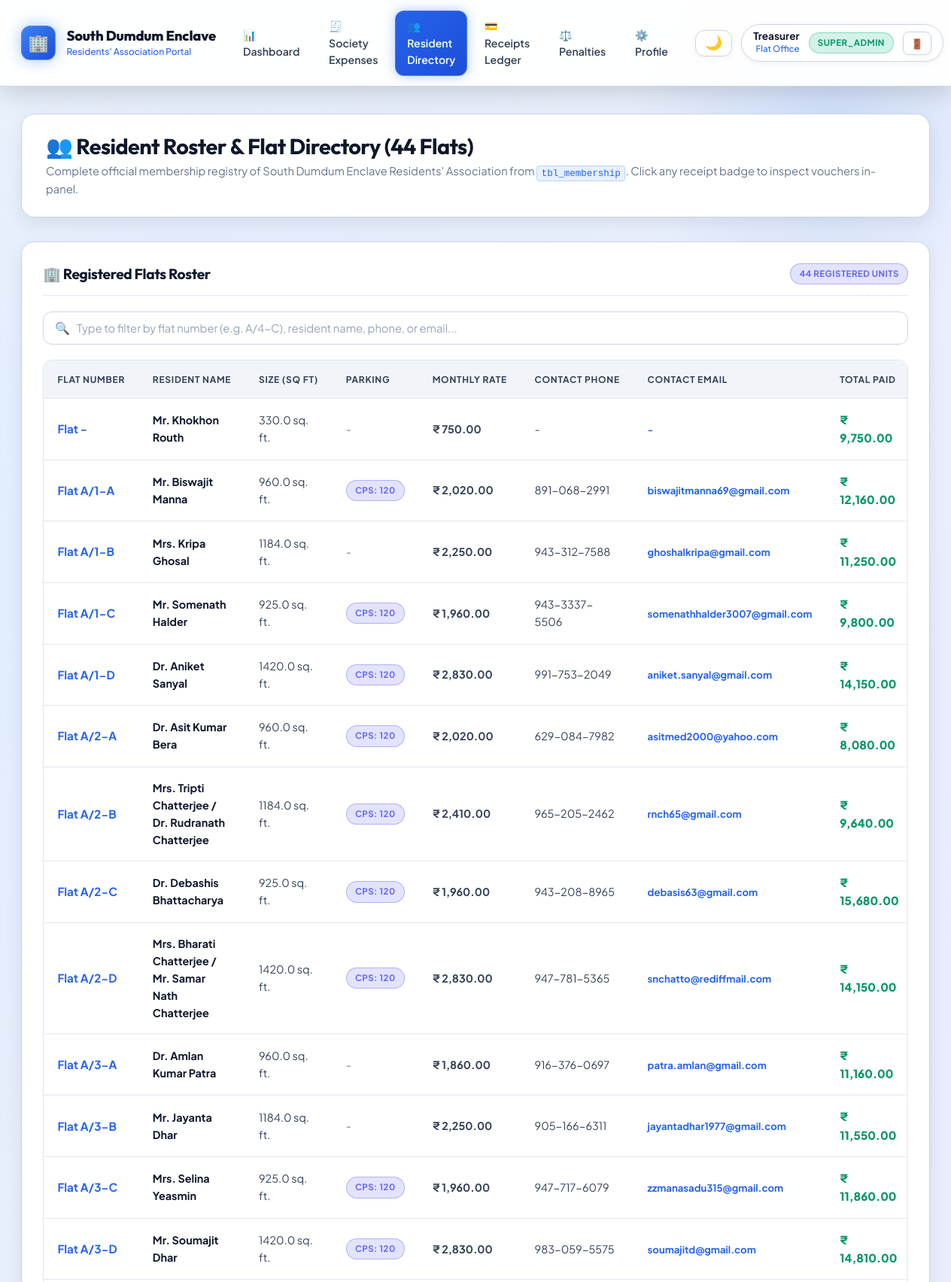
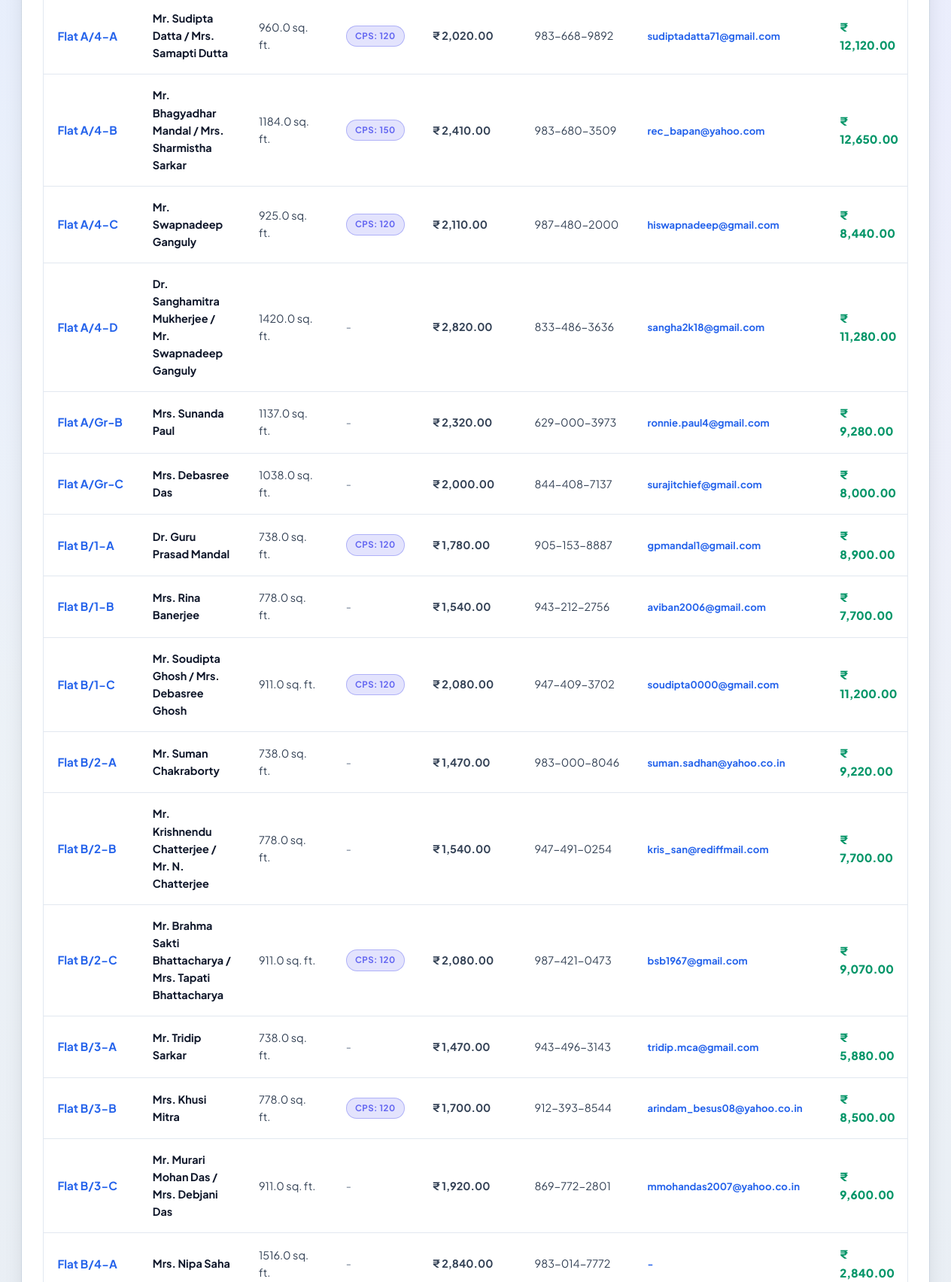
The page /admin/members (signed in, upper part) on the database its author committed (2 pictures, top to bottom).
### tables this page shows
CREATE TABLE tbl_membership (
    id INTEGER PRIMARY KEY,
    flat_no TEXT NOT NULL,
    member_name TEXT NOT NULL,
    RvsdFlatSize REAL,
    car_parking_space TEXT,
    cps_owner INTEGER,
    tws_owner INTEGER,
    tws_count INTEGER,
    flat_charges REAL,
    common_expenses REAL,
    cps_charges REAL,
    tws_charges REAL,
    capital_fund REAL,
    monthly_charge REAL,
    password_hash TEXT
);

### app.py (the view)
@app.route('/admin/members')
@roles_required('super_admin', 'billing_admin', 'president', 'secretary', 'treasurer', 'caretaker')
def admin_members():
    search_q = request.args.get('q', '').strip()
    query = """
        SELECT m.*,
               c.mobile_num_1, c.mobile_num_2, c.email_1, c.email_2,
               COALESCE(SUM(r.amount), 0) as total_paid,
               COUNT(r.receipt_no) as receipts_count,
               MAX(r.payment_date) as last_payment_date
        FROM tbl_membership m
        LEFT JOIN tbl_mbr_cntct c ON m.flat_no = c.flat_no
        LEFT JOIN tbl_receipts r ON m.flat_no = r.flat_no
    """
    params = []
    if search_q:
        query += " WHERE m.flat_no LIKE %s OR m.member_name LIKE %s OR c.mobile_num_1 LIKE %s OR c.email_1 LIKE %s"
        params.extend([f"%{search_q}%", f"%{search_q}%", f"%{search_q}%", f"%{search_q}%"])
    query += " GROUP BY m.id ORDER BY m.flat_no"
    members = query_db(query, params)
    return render_template('admin_members.html', members=members, search_q=search_q)

### app.py (called while the page is built)
@app.after_request
def set_response_headers(response):
    if request.path.startswith('/static/'):
        response.headers['Cache-Control'] = 'public, max-age=0, must-revalidate'
    return response

@app.context_processor
def inject_globals():
    user = session.get('user')
    if not isinstance(user, dict):
        user = None
    is_admin = bool(user and (user.get('role') in ADMIN_ROLES or user.get('is_admin', False)))
    is_exec = bool(user and (user.get('role') in EXECUTIVE_ROLES or user.get('is_admin', False)))
    return {
        'config': Config,
        'now': datetime.now(),
        'current_user': user,
        'is_admin': is_admin,
        'is_executive': is_exec,
        'asset_version': '2.1.2'
    }

def roles_required(*allowed_roles):
    def decorator(f):
        @wraps(f)
        def decorated_function(*args, **kwargs):
            user = session.get('user')
            if not user or not isinstance(user, dict):
                session.pop('user', None)
                flash('Please log in to continue.', 'warning')
                return redirect(url_for('login', next=request.url))
            user_role = user.get('role', 'MEMBER')
            is_admin = user.get('is_admin', False)
            if user_role not in allowed_roles and not is_admin:
                flash('Access Denied: You do not have permission to view this resource.', 'danger')
                return redirect(url_for('dashboard'))
            return f(*args, **kwargs)
        return decorated_function
    return decorator

### database.py (called while the page is built, shortened)
def get_sqlite_connection():
    db_path = Config.SQLITE_PATH
    conn = sqlite3.connect(db_path)
    conn.row_factory = sqlite3.Row
    conn.create_function('DATE_FORMAT', 2, sqlite_date_format)
    return conn

def determine_engine():
    global _ENGINE_MODE
    if _ENGINE_MODE is not None:
        return _ENGINE_MODE

def query_db(query, params=None, one=False):
    engine = determine_engine()
    if engine == 'sqlite':
        sqlite_query = re.sub(r'%s', '?', query)
        conn = get_sqlite_connection()
        try:
            cur = conn.cursor()
            if params:
                cur.execute(sqlite_query, params)
            else:
                cur.execute(sqlite_query)
            if one:
                row = cur.fetchone()
                return dict(row) if row else None
            return [dict(r) for r in cur.fetchall()]
        finally:
            conn.close()

### templates/admin_members.html (shortened to what this page needs)
{% extends 'base.html' %}
{% block content %}
<div class="page-header">
    <div class="page-header-title">
        <h2>👥 Resident Roster & Flat Directory (44 Flats)</h2>
        <p>Complete official membership registry of South Dumdum Enclave Residents' Association from <code>tbl_membership</code>. Click any receipt badge to inspect vouchers in-panel.</p>
    </div>
</div>
<div class="card">
    <div class="card-header">
        <h3 class="card-title">🏢 Registered Flats Roster</h3>
        <span id="memberCountBadge" class="badge badge-info">{{ members|length }} Registered Units</span>
    </div>
    <div style="margin-bottom: 1.25rem;">
        <form method="GET" action="{{ url_for('admin_members') }}">
            <div class="live-search-box">
                <span class="search-icon">🔍</span>
                <input type="text" id="memberSearch" name="q" value="{{ search_q or '' }}" class="form-control" placeholder="Type to filter by flat number (e.g. A/4-C), resident name, phone, or email..." data-live-search="#membersTable" data-search-counter="#memberCountBadge" data-clear-btn="clearMemberSearch">
            </div>
        </form>
    </div>
    <div class="table-container">
        <table class="custom-table" id="membersTable">
            <thead>
                <tr>
                    <th>Flat Number</th>
                    <th>Resident Name</th>
                    <th>Size (Sq Ft)</th>
                    <th>Parking</th>
                    <th>Monthly Rate</th>
                    <th>Contact Phone</th>
                    <th>Contact Email</th>
                    <th>Total Paid</th>
                </tr>
            </thead>
            <tbody>
                {% for m in members %}
                <tr>
                    <td>
                        <strong class="text-highlight-blue" style="font-size: 0.95rem;">Flat {{ m.flat_no }}</strong>
                    </td>
                    <td>
                        <strong class="text-main">{{ m.member_name }}</strong>
                    </td>
                    <td class="text-secondary">{{ m.RvsdFlatSize or '-' }} sq. ft.</td>
                    <td>
                        {% if m.cps_owner %}
                        <span class="badge badge-info">CPS: {{ m.car_parking_space }}</span>
                        {% else %}
                        <span class="text-muted">-</span>
                        {% endif %}
                    </td>
                    <td>
                        <strong class="text-secondary">₹ {{ "{:,.2f}".format(m.monthly_charge or 0) }}</strong>
                    </td>
                    <td class="text-secondary">
                        {{ m.mobile_num_1 or m.mobile_num_2 or '-' }}
                    </td>
                    <td>
                        <span class="text-highlight-blue" style="font-size: 0.82rem;">{{ m.email_1 or m.email_2 or '-' }}</span>
                    </td>
                    <td>
                        <strong class="text-amount-success" style="font-size: 0.95rem;">₹ {{ "{:,.2f}".format(m.total_paid) }}</strong>
                    </td>
                </tr>
                {% endfor %}
            </tbody>
        </table>
    </div>
</div>
{% endblock %}

### templates/base.html (style rules this page uses)
:root, [data-theme="dark"], html[data-theme="dark"], body[data-theme="dark"] { --font-heading: 'Outfit', -apple-system, BlinkMacSystemFont, 'Segoe UI', Roboto, sans-serif; --font-body: 'Plus Jakarta Sans', -apple-system, BlinkMacSystemFont, 'Segoe UI', Roboto, sans-serif; --primary-50: #eff6ff; --primary-100: #dbeafe; --primary-200: #bfdbfe; --primary-300: #93c5fd; --primary-400: #60a5fa; --primary-500: #3b82f6; --primary-600: #2563eb; --primary-700: #1d4ed8; --primary-800: #1e40af; --primary-900: #1e3a8a; --primary-950: #0f172a; --emerald-500: #10b981; --emerald-600: #059669; --emerald-700: #047857; --amber-500: #f59e0b; --amber-600: #d97706; --amber-700: #b45309; --rose-500: #f43f5e; --rose-600: #e11d48; --rose-700: #be123c; --slate-50: #f8fafc; --slate-100: #f1f5f9; --slate-200: #e2e8f0; --slate-300: #cbd5e1; --slate-400: #94a3b8; --slate-500: #64748b; --slate-600: #475569; --slate-700: #334155; --slate-800: #1e293b; --slate-900: #0f172a; --slate-950: #020617; --radius-sm: 8px; --radius-md: 12px; --radius-lg: 18px; --radius-xl: 26px; --radius-pill: 9999px; --theme-mode: 'dark'; --text-main: #ffffff; --text-secondary: #cbd5e1; --text-muted: #94a3b8; --text-heading: #ffffff; --bg-body: #070b14; --bg-gradient: radial-gradient(circle at 15% 15%, rgba(30, 58, 138, 0.35) 0%, transparent 45%), radial-gradient(circle at 85% 25%, rgba(126, 34, 206, 0.25) 0%, transparent 45%), radial-gradient(circle at 50% 85%, rgba(15, 23, 42, 0.9) 0%, transparent 60%), linear-gradient(180deg, #070b14 0%, #0b1329 50%, #030712 100%); --navbar-bg: rgba(10, 16, 31, 0.88); --navbar-border: rgba(255, 255, 255, 0.1); --surface-card: rgba(15, 23, 42, 0.82); --surface-card-hover: rgba(22, 33, 58, 0.9); --surface-border: rgba(255, 255, 255, 0.1); --surface-border-hover: rgba(59, 130, 246, 0.45); --table-th-bg: rgba(30, 41, 59, 0.88); --table-th-color: #cbd5e1; --table-td-color: #e2e8f0; --table-td-border: rgba(255, 255, 255, 0.06); --form-bg: rgba(15, 23, 42, 0.85); --form-border: rgba(255, 255, 255, 0.15); --form-text: #ffffff; }
:root[data-theme="light"], html[data-theme="light"], body[data-theme="light"], [data-theme="light"] { --theme-mode: 'light'; --text-main: #0f172a; --text-secondary: #334155; --text-muted: #64748b; --text-heading: #0f172a; --bg-body: #f8fafc; --bg-gradient: radial-gradient(circle at 15% 15%, rgba(219, 234, 254, 0.75) 0%, transparent 45%), radial-gradient(circle at 85% 25%, rgba(237, 233, 254, 0.75) 0%, transparent 45%), linear-gradient(180deg, #f8fafc 0%, #edf2f7 50%, #e2e8f0 100%); --navbar-bg: rgba(255, 255, 255, 0.94); --navbar-border: rgba(203, 213, 225, 0.9); --surface-card: #ffffff; --surface-card-hover: #ffffff; --surface-border: #cbd5e1; --surface-border-hover: #2563eb; --table-th-bg: #f1f5f9; --table-th-color: #334155; --table-td-color: #0f172a; --table-td-border: #e2e8f0; --form-bg: #ffffff; --form-border: #cbd5e1; --form-text: #0f172a; }

### rows shown on the page
tbl_membership: flat_no "-", member_name "Mr. Khokhon Routh", RvsdFlatSize "330.0", monthly_charge "750.00", mobile_num_1 "-", email_1 "-", total_paid "9,750.00"
tbl_membership: flat_no "A/1-A", member_name "Mr. Biswajit Manna", RvsdFlatSize "960.0", car_parking_space "120", monthly_charge "2,020.00", mobile_num_1 "891-068-2991", email_1 "biswajitmanna69@gmail.com", total_paid "12,160.00"
tbl_membership: flat_no "A/1-B", member_name "Mrs. Kripa Ghosal", RvsdFlatSize "1184.0", monthly_charge "2,250.00", mobile_num_1 "943-312-7588", email_1 "ghoshalkripa@gmail.com", total_paid "11,250.00"
tbl_membership: flat_no "A/1-C", member_name "Mr. Somenath Halder", RvsdFlatSize "925.0", car_parking_space "120", monthly_charge "1,960.00", mobile_num_1 "943-3337-5506", email_1 "somenathhalder3007@gmail.com", total_paid "9,800.00"
tbl_membership: flat_no "A/1-D", member_name "Dr. Aniket Sanyal", RvsdFlatSize "1420.0", car_parking_space "120", monthly_charge "2,830.00", mobile_num_1 "991-753-2049", email_1 "aniket.sanyal@gmail.com", total_paid "14,150.00"
tbl_membership: flat_no "A/2-A", member_name "Dr. Asit Kumar Bera", RvsdFlatSize "960.0", car_parking_space "120", monthly_charge "2,020.00", mobile_num_1 "629-084-7982", email_1 "asitmed2000@yahoo.com", total_paid "8,080.00"
tbl_membership: flat_no "A/2-B", member_name "Mrs. Tripti Chatterjee / Dr. Rudranath Chatterjee", RvsdFlatSize "1184.0", car_parking_space "120", monthly_charge "2,410.00", mobile_num_1 "965-205-2462", email_1 "rnch65@gmail.com", total_paid "9,640.00"
tbl_membership: flat_no "A/2-C", member_name "Dr. Debashis Bhattacharya", RvsdFlatSize "925.0", car_parking_space "120", monthly_charge "1,960.00", mobile_num_1 "943-208-8965", email_1 "debasis63@gmail.com", total_paid "15,680.00"
tbl_membership: flat_no "A/2-D", member_name "Mrs. Bharati Chatterjee / Mr. Samar Nath Chatterjee", RvsdFlatSize "1420.0", car_parking_space "120", monthly_charge "2,830.00", mobile_num_1 "947-781-5365", email_1 "snchatto@rediffmail.com", total_paid "14,150.00"
tbl_membership: flat_no "A/3-A", member_name "Dr. Amlan Kumar Patra", RvsdFlatSize "960.0", monthly_charge "1,860.00", mobile_num_1 "916-376-0697", email_1 "patra.amlan@gmail.com", total_paid "11,160.00"
tbl_membership: flat_no "A/3-B", member_name "Mr. Jayanta Dhar", RvsdFlatSize "1184.0", monthly_charge "2,250.00", mobile_num_1 "905-166-6311", email_1 "jayantadhar1977@gmail.com", total_paid "11,550.00"
tbl_membership: flat_no "A/3-C", member_name "Mrs. Selina Yeasmin", RvsdFlatSize "925.0", car_parking_space "120", monthly_charge "1,960.00", mobile_num_1 "947-717-6079", email_1 "zzmanasadu315@gmail.com", total_paid "11,860.00"
tbl_membership: flat_no "A/3-D", member_name "Mr. Soumajit Dhar", RvsdFlatSize "1420.0", car_parking_space "120", monthly_charge "2,830.00", mobile_num_1 "983-059-5575", email_1 "soumajitd@gmail.com", total_paid "14,810.00"
tbl_membership: flat_no "A/4-A", member_name "Mr. Sudipta Datta / Mrs. Samapti Dutta", RvsdFlatSize "960.0", car_parking_space "120", monthly_charge "2,020.00", mobile_num_1 "983-668-9892", email_1 "sudiptadatta71@gmail.com", total_paid "12,120.00"
tbl_membership: flat_no "A/4-B", member_name "Mr. Bhagyadhar Mandal / Mrs. Sharmistha Sarkar", RvsdFlatSize "1184.0", car_parking_space "150", monthly_charge "2,410.00", mobile_num_1 "983-680-3509", email_1 "rec_bapan@yahoo.com", total_paid "12,650.00"
tbl_membership: flat_no "A/4-C", member_name "Mr. Swapnadeep Ganguly", RvsdFlatSize "925.0", car_parking_space "120", monthly_charge "2,110.00", mobile_num_1 "987-480-2000", email_1 "hiswapnadeep@gmail.com", total_paid "8,440.00"
tbl_membership: flat_no "A/4-D", member_name "Dr. Sanghamitra Mukherjee / Mr. Swapnadeep Ganguly", RvsdFlatSize "1420.0", monthly_charge "2,820.00", mobile_num_1 "833-486-3636", email_1 "sangha2k18@gmail.com", total_paid "11,280.00"
tbl_membership: flat_no "A/Gr-B", member_name "Mrs. Sunanda Paul", RvsdFlatSize "1137.0", monthly_charge "2,320.00", mobile_num_1 "629-000-3973", email_1 "ronnie.paul4@gmail.com", total_paid "9,280.00"
tbl_membership: flat_no "A/Gr-C", member_name "Mrs. Debasree Das", RvsdFlatSize "1038.0", monthly_charge "2,000.00", mobile_num_1 "844-408-7137", email_1 "surajitchief@gmail.com", total_paid "8,000.00"
tbl_membership: flat_no "B/1-A", member_name "Dr. Guru Prasad Mandal", RvsdFlatSize "738.0", car_parking_space "120", monthly_charge "1,780.00", mobile_num_1 "905-153-8887", email_1 "gpmandal1@gmail.com", total_paid "8,900.00"
tbl_membership: flat_no "B/1-B", member_name "Mrs. Rina Banerjee", RvsdFlatSize "778.0", monthly_charge "1,540.00", mobile_num_1 "943-212-2756", email_1 "aviban2006@gmail.com", total_paid "7,700.00"
tbl_membership: flat_no "B/1-C", member_name "Mr. Soudipta Ghosh / Mrs. Debasree Ghosh", RvsdFlatSize "911.0", car_parking_space "120", monthly_charge "2,080.00", mobile_num_1 "947-409-3702", email_1 "soudipta0000@gmail.com", total_paid "11,200.00"
tbl_membership: flat_no "B/2-A", member_name "Mr. Suman Chakraborty", RvsdFlatSize "738.0", monthly_charge "1,470.00", mobile_num_1 "983-000-8046", email_1 "suman.sadhan@yahoo.co.in", total_paid "9,220.00"
tbl_membership: flat_no "B/2-B", member_name "Mr. Krishnendu Chatterjee / Mr. N. Chatterjee", RvsdFlatSize "778.0", monthly_charge "1,540.00", mobile_num_1 "947-491-0254", email_1 "kris_san@rediffmail.com", total_paid "7,700.00"
tbl_membership: flat_no "B/2-C", member_name "Mr. Brahma Sakti Bhattacharya / Mrs. Tapati Bhattacharya", RvsdFlatSize "911.0", car_parking_space "120", monthly_charge "2,080.00", mobile_num_1 "987-421-0473", email_1 "bsb1967@gmail.com", total_paid "9,070.00"
tbl_membership: flat_no "B/3-A", member_name "Mr. Tridip Sarkar", RvsdFlatSize "738.0", monthly_charge "1,470.00", mobile_num_1 "943-496-3143", email_1 "tridip.mca@gmail.com", total_paid "5,880.00"
tbl_membership: flat_no "B/3-B", member_name "Mrs. Khusi Mitra", RvsdFlatSize "778.0", car_parking_space "120", monthly_charge "1,700.00", mobile_num_1 "912-393-8544", email_1 "arindam_besus08@yahoo.co.in", total_paid "8,500.00"
tbl_membership: flat_no "B/3-C", member_name "Mr. Murari Mohan Das / Mrs. Debjani Das", RvsdFlatSize "911.0", monthly_charge "1,920.00", mobile_num_1 "869-772-2801", email_1 "mmohandas2007@yahoo.co.in", total_paid "9,600.00"
tbl_membership: flat_no "B/4-A", member_name "Mrs. Nipa Saha", RvsdFlatSize "1516.0", monthly_charge "2,840.00", mobile_num_1 "983-014-7772", car_parking_space "-", total_paid "2,840.00"

### other values the page prints
{{ current_user.name }} "Treasurer"
{{ current_user.flat_no }} "Office"
{{ current_user.role }} "SUPER_ADMIN"
{{ members|length }} "44"
